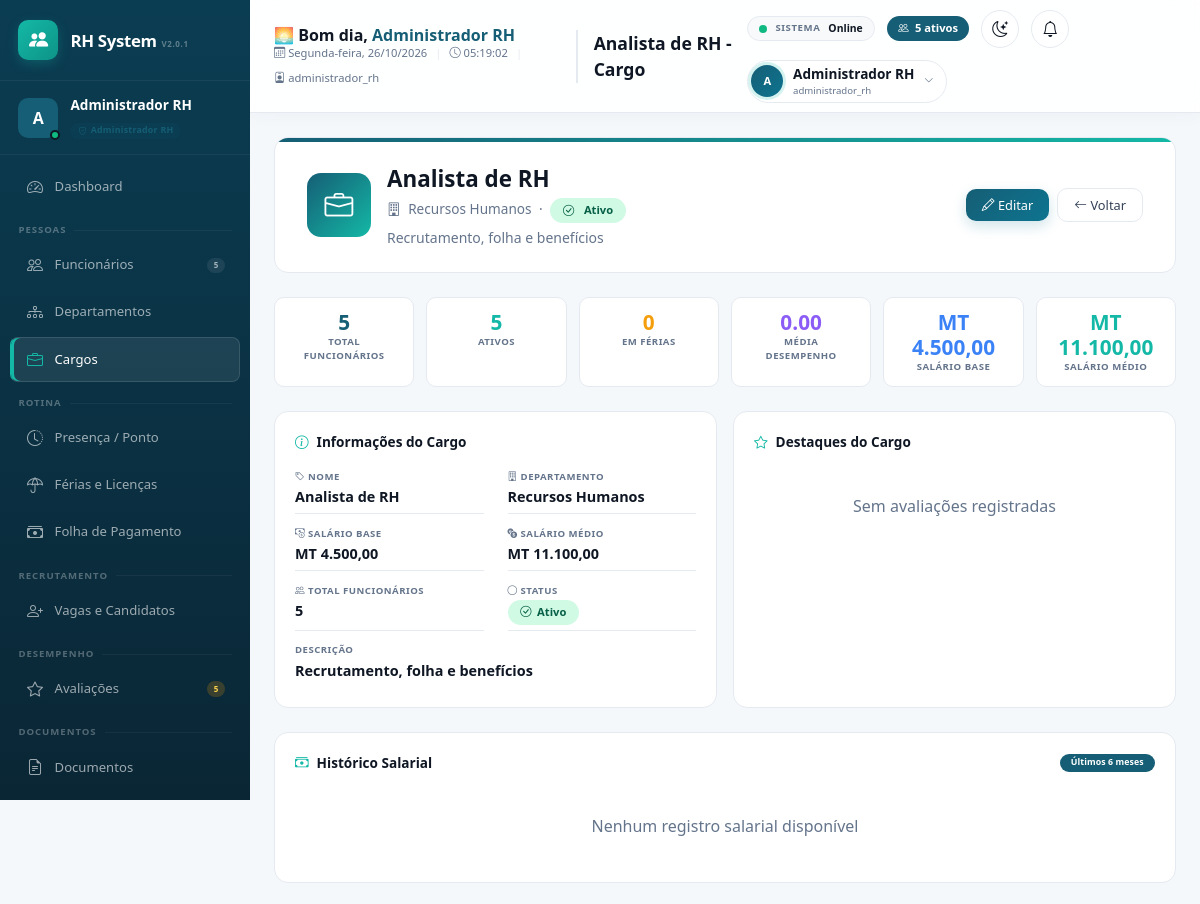
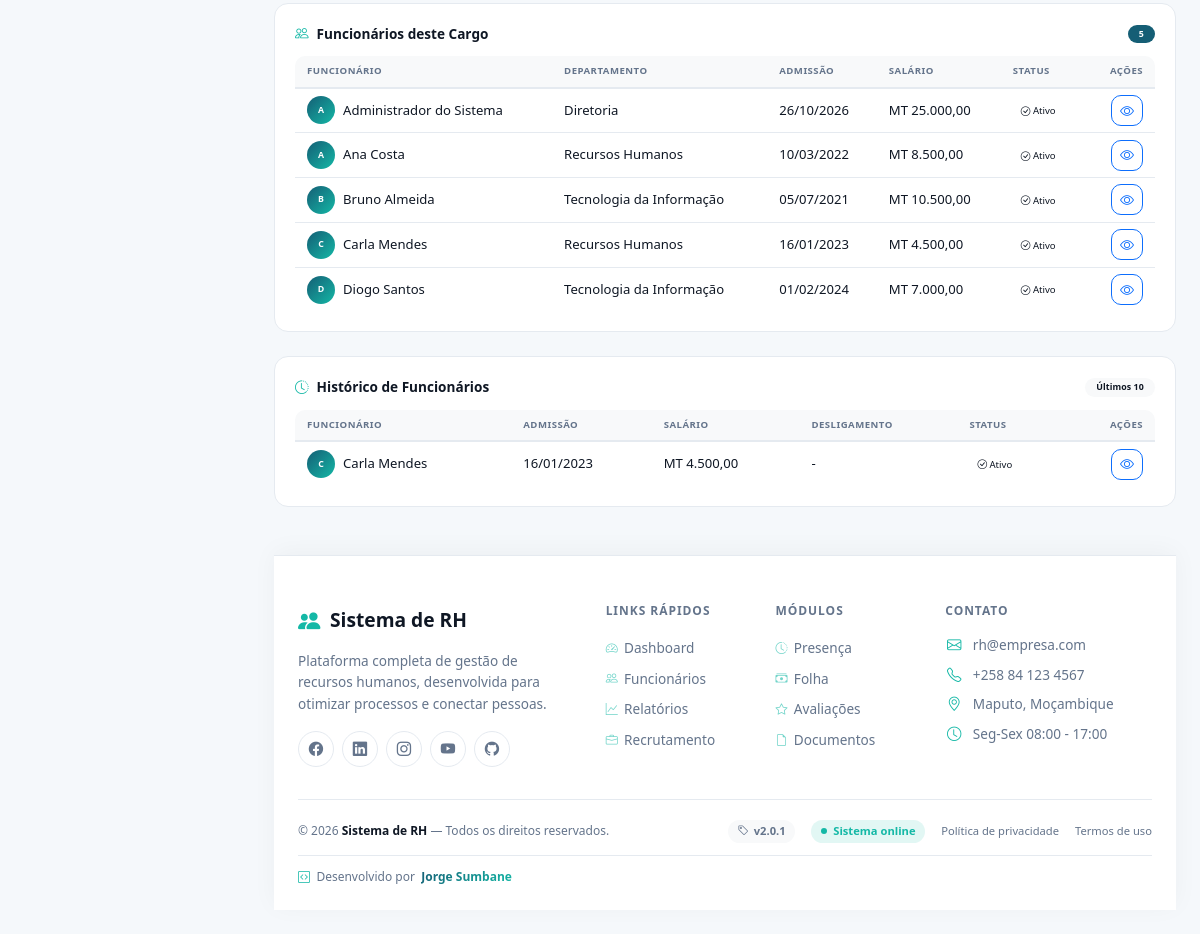
Page /modules/cargos/visualizar.php?id=2 (signed in) on the committed database (2 pictures, top to bottom).
### tables this page shows
CREATE TABLE cargos (
    id INT AUTO_INCREMENT PRIMARY KEY,
    titulo VARCHAR(100) NOT NULL,
    departamento_id INT NOT NULL,
    salario_base DECIMAL(10,2) NOT NULL DEFAULT 0,
    descricao TEXT NULL,
    ativo TINYINT(1) NOT NULL DEFAULT 1,
    criado_em DATETIME NOT NULL DEFAULT CURRENT_TIMESTAMP,
    CONSTRAINT fk_cargos_departamento FOREIGN KEY (departamento_id) REFERENCES departamentos(id) ON DELETE RESTRICT
);

CREATE TABLE departamentos (
    id INT AUTO_INCREMENT PRIMARY KEY,
    nome VARCHAR(100) NOT NULL,
    descricao TEXT NULL,
    gestor_id INT NULL,  
    ativo TINYINT(1) NOT NULL DEFAULT 1,
    criado_em DATETIME NOT NULL DEFAULT CURRENT_TIMESTAMP
);

CREATE TABLE funcionarios (
    id INT AUTO_INCREMENT PRIMARY KEY,
    nome VARCHAR(150) NOT NULL,
    cpf VARCHAR(20) NOT NULL UNIQUE,  
    rg VARCHAR(30) NULL,
    data_nascimento DATE NULL,
    genero ENUM('masculino','feminino','outro') NULL,
    email VARCHAR(150) NOT NULL UNIQUE,
    telefone VARCHAR(30) NULL,
    endereco VARCHAR(255) NULL,
    data_admissao DATE NOT NULL,
    data_demissao DATE NULL,
    cargo_id INT NOT NULL,
    departamento_id INT NOT NULL,
    salario DECIMAL(10,2) NOT NULL DEFAULT 0,
    status ENUM('ativo','inativo','ferias','licenca') NOT NULL DEFAULT 'ativo',
    foto VARCHAR(255) NULL,
    criado_em DATETIME NOT NULL DEFAULT CURRENT_TIMESTAMP,
    atualizado_em DATETIME NOT NULL DEFAULT CURRENT_TIMESTAMP ON UPDATE CURRENT_TIMESTAMP,
    CONSTRAINT fk_func_cargo FOREIGN KEY (cargo_id) REFERENCES cargos(id) ON DELETE RESTRICT,
    CONSTRAINT fk_func_departamento FOREIGN KEY (departamento_id) REFERENCES departamentos(id) ON DELETE RESTRICT
);

### modules/cargos/visualizar.php (the view, shortened to what the rows shown need)
<?php
require_once __DIR__ . '/../../includes/bootstrap.php';
$id = (int) ($_GET['id'] ?? 0);
$cargoModel = new Cargo();
$funcionarioModel = new Funcionario();
$departamentoModel = new Departamento();
$cargo = $cargoModel->buscarPorId($id);
$departamento = $departamentoModel->buscarPorId($cargo['departamento_id']);
$funcionarios = $funcionarioModel->listar(['cargo_id' => $id, 'status' => 'ativo']);
$funcionariosTotal = $funcionarioModel->listar(['cargo_id' => $id]);
$historicoFuncionarios = dashRows(
    'SELECT f.id, f.nome, f.data_admissao, f.status,
            f.salario, f.data_demissao
     FROM funcionarios f
     WHERE f.cargo_id = :cargo
     ORDER BY f.data_admissao DESC
     LIMIT 10',
    [':cargo' => $id]
);
$pageTitle = $cargo['titulo'] . ' - Cargo';
require __DIR__ . '/../../includes/header.php';
?>
<div class="cargo-profile-header">
    <div class="d-flex justify-content-between align-items-center flex-wrap gap-3">
        <div class="d-flex align-items-center gap-3">
            <div>
                <div class="cargo-name"><?= e($cargo['titulo']) ?></div>
                <div class="cargo-meta">
                    <i class="bi bi-building"></i> <?= e($departamento['nome'] ?? 'Departamento não definido') ?>
                    <span class="mx-1">·</span>
                    <span class="badge-status-cargo <?= $cargo['ativo'] ? 'ativo' : 'inativo' ?>">
                    </span>
                </div>
                <?php if (!empty($cargo['descricao'])): ?>
                    <div class="mt-1 text-muted small"><?= e($cargo['descricao']) ?></div>
                <?php endif; ?>
            </div>
        </div>
    </div>
</div>
<div class="cargo-stats-grid">
    <div class="cargo-stat-card">
        <div class="stat-value info"><?= dashMoney($cargo['salario_base'] ?? 0) ?></div>
        <div class="stat-label">Salário Base</div>
    </div>
</div>
<div class="row g-3 mb-4">
    <div class="col-lg-6">
        <div class="cargo-card">
            <div class="cargo-info-grid">
                <div class="info-item">
                    <span class="info-label"><i class="bi bi-tag"></i> Nome</span>
                    <span class="info-value"><?= e($cargo['titulo']) ?></span>
                </div>
                <div class="info-item">
                    <span class="info-label"><i class="bi bi-building"></i> Departamento</span>
                    <span class="info-value"><?= e($departamento['nome'] ?? 'Não definido') ?></span>
                </div>
                <div class="info-item">
                    <span class="info-label"><i class="bi bi-cash-coin"></i> Salário Base</span>
                    <span class="info-value"><?= dashMoney($cargo['salario_base'] ?? 0) ?></span>
                </div>
                <?php if (!empty($cargo['descricao'])): ?>
                    <div class="info-item" style="grid-column: 1 / -1;">
                        <span class="info-label"><i class="bi bi-align-left"></i> Descrição</span>
                        <span class="info-value"><?= e($cargo['descricao']) ?></span>
                    </div>
                <?php endif; ?>
            </div>
        </div>
    </div>
</div>
<div class="cargo-card mb-4">
    <?php if (empty($funcionariosTotal)): ?>
        <div class="empty-state-cargo">
            <span class="empty-icon"><i class="bi bi-people-slash"></i></span>
            <div>Nenhum funcionário vinculado a este cargo</div>
        </div>
    <?php else: ?>
        <div class="table-responsive">
            <table class="table-cargo table">
                <thead>
                    <tr>
                        <th>Funcionário</th>
                        <th>Departamento</th>
                        <th>Admissão</th>
                        <th>Salário</th>
                        <th>Status</th>
                        <th class="text-end">Ações</th>
                    </tr>
                </thead>
                <tbody>
                    <?php foreach ($funcionariosTotal as $f): ?>
                        <tr>
                            <td>
                                <div class="d-flex align-items-center gap-2">
                                    <span class="item-avatar" style="width:28px;height:28px;border-radius:50%;background:linear-gradient(135deg,var(--rh-primary),var(--rh-accent));display:flex;align-items:center;justify-content:center;color:#fff;font-weight:700;font-size:0.55rem;text-transform:uppercase;flex-shrink:0;">
                                        <?= e(strtoupper(substr($f['nome'], 0, 1))) ?>
                                    </span>
                                    <span style="font-weight:500;"><?= e($f['nome']) ?></span>
                                </div>
                            </td>
                            <td><?= e($f['departamento_nome'] ?? '-') ?></td>
                            <td><?= formatarData($f['data_admissao'] ?? '') ?></td>
                            <td><?= dashMoney($f['salario'] ?? 0) ?></td>
                            <td>
                                <span class="badge-status-premium <?= $f['status'] ?? 'ativo' ?>" style="font-size:0.6rem;padding:0.15rem 0.5rem;">
                                    <i class="bi <?= $f['status'] === 'ativo' ? 'bi-check-circle' : ($f['status'] === 'ferias' ? 'bi-sun' : ($f['status'] === 'inativo' ? 'bi-x-circle' : 'bi-clock')) ?>"></i>
                                    <?= ucfirst($f['status'] ?? 'Ativo') ?>
                                </span>
                            </td>
                            <td class="text-end">
                                <a href="<?= BASE_URL ?>/modules/funcionarios/visualizar.php?id=<?= $f['id'] ?>" class="btn btn-sm btn-outline-primary" title="Visualizar">
                                    <i class="bi bi-eye"></i>
                                </a>
                            </td>
                        </tr>
                    <?php endforeach; ?>
                </tbody>
            </table>
        </div>
    <?php endif; ?>
</div>
<div class="cargo-card mb-4">
    <?php if (empty($historicoFuncionarios)): ?>
        <div class="empty-state-cargo">
            <span class="empty-icon"><i class="bi bi-clock-slash"></i></span>
            <div>Nenhum histórico disponível</div>
        </div>
    <?php else: ?>
        <div class="table-responsive">
            <table class="table-cargo table">
                <thead>
                    <tr>
                        <th>Funcionário</th>
                        <th>Admissão</th>
                        <th>Salário</th>
                        <th>Desligamento</th>
                        <th>Status</th>
                        <th class="text-end">Ações</th>
                    </tr>
                </thead>
                <tbody>
                    <?php foreach ($historicoFuncionarios as $h): ?>
                        <tr>
                            <td>
                                <div class="d-flex align-items-center gap-2">
                                    <span class="item-avatar" style="width:28px;height:28px;border-radius:50%;background:linear-gradient(135deg,var(--rh-primary),var(--rh-accent));display:flex;align-items:center;justify-content:center;color:#fff;font-weight:700;font-size:0.55rem;text-transform:uppercase;flex-shrink:0;">
                                        <?= e(strtoupper(substr($h['nome'], 0, 1))) ?>
                                    </span>
                                    <span style="font-weight:500;"><?= e($h['nome']) ?></span>
                                </div>
                            </td>
                            <td><?= formatarData($h['data_admissao'] ?? '') ?></td>
                            <td><?= dashMoney($h['salario'] ?? 0) ?></td>
                            <td><?= $h['data_demissao'] ? formatarData($h['data_demissao']) : '-' ?></td>
                            <td>
                                <span class="badge-status-premium <?= $h['status'] ?? 'ativo' ?>" style="font-size:0.6rem;padding:0.15rem 0.5rem;">
                                    <i class="bi <?= $h['status'] === 'ativo' ? 'bi-check-circle' : ($h['status'] === 'ferias' ? 'bi-sun' : ($h['status'] === 'inativo' ? 'bi-x-circle' : 'bi-clock')) ?>"></i>
                                    <?= ucfirst($h['status'] ?? 'Ativo') ?>
                                </span>
                            </td>
                            <td class="text-end">
                                <a href="<?= BASE_URL ?>/modules/funcionarios/visualizar.php?id=<?= $h['id'] ?>" class="btn btn-sm btn-outline-primary" title="Visualizar">
                                    <i class="bi bi-eye"></i>
                                </a>
                            </td>
                        </tr>
                    <?php endforeach; ?>
                </tbody>
            </table>
        </div>
    <?php endif; ?>
</div>
<?php require __DIR__ . '/../../includes/footer.php'; ?>

### includes/header.php (shortened to what the rows shown need)
<?php
$temaSalvo = $_SESSION['usuario_tema'] ?? 'claro';
$temaLocalStorage = $_COOKIE['rh_tema'] ?? 'light';
$tema = ($temaSalvo === 'escuro' || $temaLocalStorage === 'dark') ? 'dark' : 'light';
?>
<!DOCTYPE html>
<html lang="pt-BR" data-bs-theme="<?= $tema ?>">
<head>
    <link href="https://cdn.jsdelivr.net/npm/bootstrap@5.3.3/dist/css/bootstrap.min.css" rel="stylesheet">
    <link href="https://cdn.jsdelivr.net/npm/bootstrap-icons@1.11.3/font/bootstrap-icons.css" rel="stylesheet">
    <link href="<?= BASE_URL ?>/assets/css/style.css" rel="stylesheet">
    <link href="<?= BASE_URL ?>/assets/css/dashboard.css" rel="stylesheet">
    <link href="<?= BASE_URL ?>/assets/css/responsive.css" rel="stylesheet">
    <link href="<?= BASE_URL ?>/assets/css/print.css" rel="stylesheet" media="print">
</head>
<body>
<div class="d-flex">
    <div class="rh-content flex-grow-1">
        <div class="rh-topbar-premium">
            <div class="topbar-left">
                <div class="greeting-wrapper">
                    <div class="greeting">
                    </div>
                    <div class="greeting-sub">
                    </div>
                </div>
                <div class="page-title d-none d-lg-block">
                    <?= e($pageTitle ?? 'Dashboard') ?>
                </div>
            </div>
        </div>
        <main class="p-4">

### rows in the picture
cargos: titulo "Analista de RH - Cargo", titulo "Analista de RH", descricao "Recrutamento, folha e benefícios", salario_base "MT 4.500,00"
departamentos: nome "Recursos Humanos"
funcionarios: nome "A", nome "Administrador do Sistema", departamento.nome "Diretoria", data_admissao "26/10/2026", salario "MT 25.000,00", status "Ativo"
funcionarios: nome "A", nome "Ana Costa", departamento.nome "Recursos Humanos", data_admissao "10/03/2022", salario "MT 8.500,00", status "Ativo"
funcionarios: nome "B", nome "Bruno Almeida", departamento.nome "Tecnologia da Informação", data_admissao "05/07/2021", salario "MT 10.500,00", status "Ativo"
funcionarios: nome "C", nome "Carla Mendes", departamento.nome "Recursos Humanos", data_admissao "16/01/2023", salario "MT 4.500,00", status "Ativo"
funcionarios: nome "D", nome "Diogo Santos", departamento.nome "Tecnologia da Informação", data_admissao "01/02/2024", salario "MT 7.000,00", status "Ativo"

### other values in the picture
$avatarInicial "A"
$nomeUsuario "Administrador RH"
$perfilLabel "Administrador RH"
$totalFuncionarios "5"
$avaliacoesPendentes "5"
$diaSemana "Segunda-feira"
$perfilUsuario "administrador_rh"
$totalAtivos "5"
substr($nomeUsuario, 0, 1) "A"
$totalFerias "0"
$mediaDesempenho "0.00"
dashMoney($salarioMedio) "MT 11.100,00"
